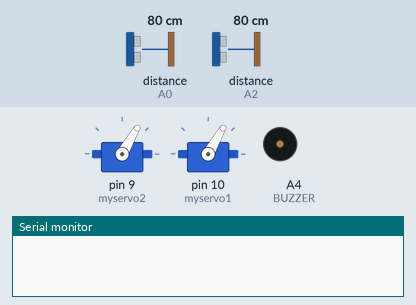
The sketch below on a simulated Arduino Uno, built with avr-gcc and run on an emulated ATmega328P. Parts: 2 × servo, buzzer (waves = sounding, pin HIGH), the last lines printed to the serial monitor. Wiring (inferred from the names in the program): ultrasonic range finder: trigger A1; echo A0. The test bench sets the inputs (shaded band); at power-on: distance to the obstacle (sensors on A0, A2) 80 cm. The echo pulse lasts 58.3 µs per cm; pins used as bus, display or sensor lines are not drawn.

Above: at 1.2 s.
1.3 s: distance to the obstacle (sensor on A0) set to 2 cm
2.8 s: distance to the obstacle (sensor on A2) set to 22 cm
4.3 s: distance to the obstacle (sensor on A2) set to 17 cm
At 5.0 s:
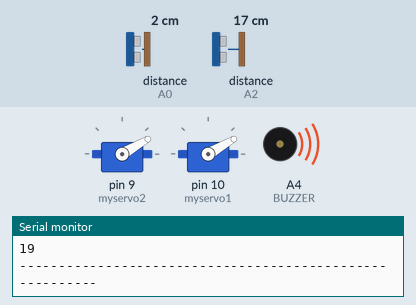
Timing chart, 0 to 11.0 s (numbered marks = the images above; inputs shaded):
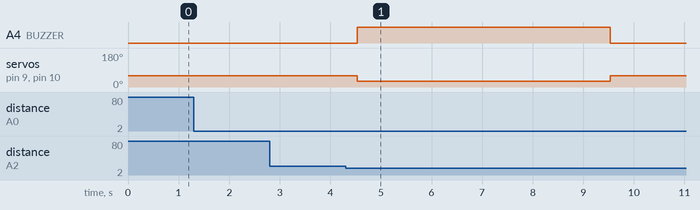

Measured:
- the behaviour switches between 20 and 19 cm on distance to the obstacle (sensor on A2) (found by bisection; images 0 and 1)
- after the input at 2.8 s, every drawn part: stays the same
- after the input at 4.3 s, A4 (BUZZER): LOW → HIGH after 0.23 s, → LOW 5.0 s later; servo on pin 9 (myservo2), servo on pin 10 (myservo1): 60° → 30° after 0.23 s, → 60° 5.0 s later

The sketch:

SmartSpeedBreaker.ino
```cpp
#include <Servo.h>

#define echoPin1 A0
#define trigPin1 A1
#define echoPin2 A2
#define trigPin2 A3
#define BUZZER A4
//vcc 13 for ultrasonic sensors

Servo myservo2;
Servo myservo1;

int pos = 60;
int maximumRange = 30;
int minimumRange = 0;
long duration1, distance1,duration2, distance2;
unsigned long time1, time2;
int flag1=0,flag2=0;
int flag3=0,flag4=0;
int flag5=0,flag6=0;
int hdc=1;


void setup() {

        Serial.begin (9600);
        myservo2.attach(9);
        myservo1.attach(10);
        pinMode(BUZZER,OUTPUT);
        pinMode(trigPin1, OUTPUT);
        pinMode(echoPin1, INPUT);
        pinMode(trigPin2, OUTPUT);
        pinMode(echoPin2, INPUT);

}

void loop() {

  myservo1.write(pos);
  myservo2.write(pos);
 if(flag1==0)
 {
      digitalWrite(trigPin1, LOW);
      delayMicroseconds(2);
      digitalWrite(trigPin1, HIGH);
      delayMicroseconds(10);
      digitalWrite(trigPin1, LOW);
      duration1 = pulseIn(echoPin1, HIGH);
      time1=millis();
      distance1 = duration1/58.2;  //distance (in cm)
 }
 if(flag2==0 && flag1==1)
 {
    digitalWrite(trigPin2, LOW);
    delayMicroseconds(2);
    digitalWrite(trigPin2, HIGH);
    delayMicroseconds(10);
    digitalWrite(trigPin2, LOW);
    duration2 = pulseIn(echoPin2, HIGH);
    time2=millis();
    distance2 = duration2/58.2;  //distance (in cm)
 }
 if(flag3==0)
 {
 if (distance1 > maximumRange || distance1 < minimumRange)
      flag4=0;
 else {
 if (distance1<20){
      flag3=1;
      Serial.println("-----------------------------------------------------");
      Serial.println("Object Detected at sensor 1");
      Serial.println(time1);
      Serial.println("-----------------------------------------------------");
     flag1=1;
    }
 }
 }
 if(flag6==0)
 {
 if (distance2 >= maximumRange || distance2 <= minimumRange)
      flag4=0;
 else {
 if (distance2<20 && flag3==1){
      Serial.println("-----------------------------------------------------");
      Serial.println("Object Detected at sensor 2");
      Serial.println(time2);
      Serial.println("-----------------------------------------------------");
      flag6=1;
   flag2=1;
    }
 }
 }
  if(flag1==1 && flag2==1)
  {
    long timedif=0;
    timedif=time2-time1;
    long speedcar=58000;//Distance between the 2 ultrasonic sensors
    speedcar=speedcar/timedif;
    if (speedcar>11)//time taken is less than 5 sec
    {
      flag5=1;
      Serial.println("---------------------------------------------------------");
      Serial.println("Speed Of Car is");
      Serial.println(speedcar);
      Serial.println("---------------------------------------------------------");
    }
  }
  if(flag5==1 && hdc==1)
  {
    digitalWrite(BUZZER,HIGH);
    myservo1.write(30);
    myservo2.write(30);
    flag5=0;
    hdc=0;
    delay(5000);
    digitalWrite(BUZZER,LOW);
    myservo1.write(60);
    myservo2.write(60);
    delay(100000);
   }
}
```
